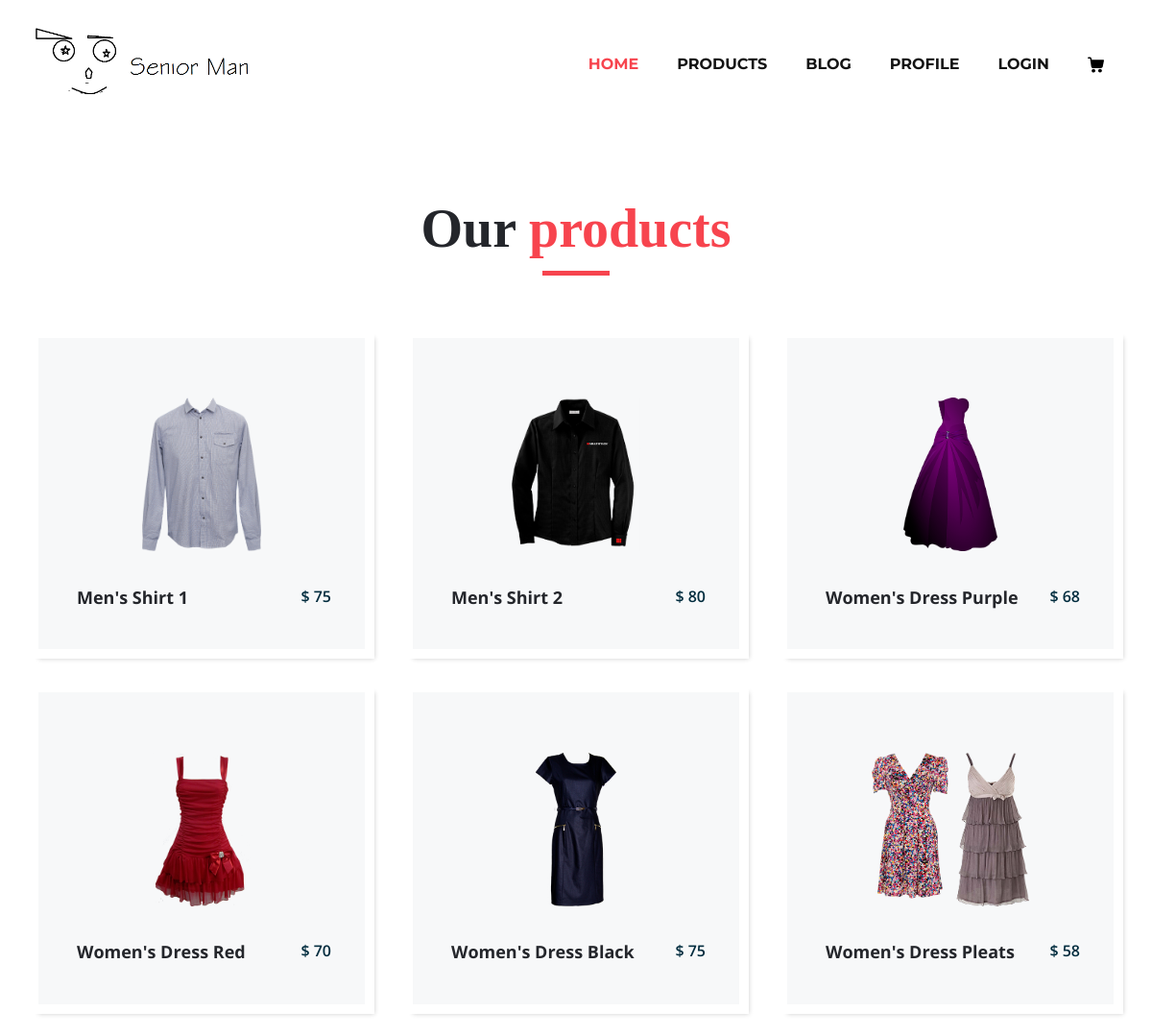
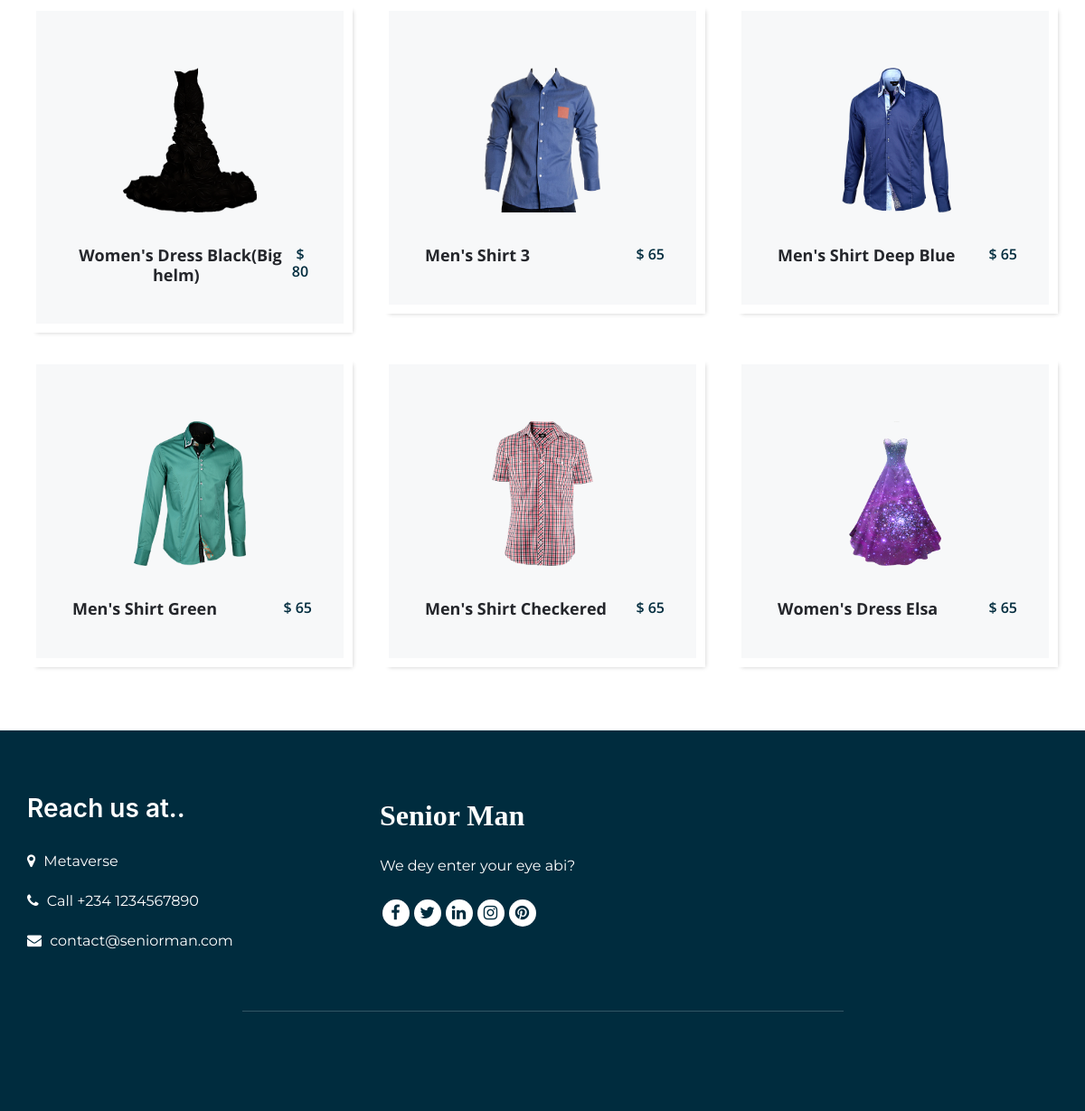
/products.php, run on the app's committed database (2 pictures, top to bottom).
### tables this page shows
CREATE TABLE `products` (
  `id` int(11) NOT NULL,
  `name` varchar(100) NOT NULL,
  `image` varchar(100) NOT NULL,
  `price` float NOT NULL
);

### products.php (the view, shortened to what this page needs)
<!DOCTYPE html>
<html lang="en">
<head>
    <link rel="stylesheet" href="assets/css/vendor/vendor.min.css">
    <link rel="stylesheet" href="assets/css/plugins/plugins.min.css">
    <link rel="stylesheet" href="assets/css/style.min.css">
    <link rel="stylesheet" type="text/css" href="css/bootstrap.css" />
    <link href="./assets/css/prostyle/font-awesome.min.css" rel="stylesheet" />
    <link href="./assets/css/prostyle/style.css" rel="stylesheet" />
    <link href="./assets/css/prostyle/responsive.css" rel="stylesheet" />
        <?php include "./includes/header.php"?>
</head>
<body>
    <section class="product_section layout_padding">
        <div class="container">
            <div class="heading_container heading_center">
                <h2>
                    Our <span>products</span>
                </h2>
            </div>
            <div class="row">
                <?php
                require_once("./config/Dbase.php");
                $query =    'SELECT *
                            FROM products
                            ORDER by id ASC';
                $result = $conn->query($query);
                if ($result) :
                    if (mysqli_num_rows($result) > 0) :
                        while ($product = $result->fetch_assoc()) :
                ?>
                            <div class="col-sm-6 col-md-4 col-lg-4">
                                <div class="box">
                                    <div class="img-box">
                                        <img src="./assets/picshur/<?php echo $product['image']; ?>" alt="">
                                    </div>
                                    <div class="detail-box">
                                        <h5 style="padding-left:5px">
                                            <?php echo $product['name']; ?> &nbsp;
                                        </h5>
                                        <h6>
                                            $ <?php echo $product['price']; ?>
                                        </h6>
                                    </div>
                                </div>
                            </div>
                <?php
                        endwhile;
                    endif;
                endif;
                ?>
            </div>
        </div>
    </section>
                 <?php include "./includes/footer.php"?>
</body>
</html>

### includes/header.php (shortened to what this page needs)
<header class="header_section">
    <div class="container">
        <nav class="navbar navbar-expand-lg custom_nav-container ">
            <a class="navbar-brand" href="index.html"><img width="250" src="../assets/picshur/logo.png" alt="#" /></a>
            <div class="collapse navbar-collapse" id="navbarSupportedContent">
                <ul class="navbar-nav">
                    <li class="nav-item active">
                        <a class="nav-link" href="index.php">Home <span class="sr-only">(current)</span></a>
                    </li>
                    <li class="nav-item">
                        <a class="nav-link" href="products.php">Products</a>
                    </li>
                    <li class="nav-item">
                        <a class="nav-link" href="blog_list.html">Blog</a>
                    </li>
                    <li class="nav-item">
                        <a class="nav-link" href="profile.php">Profile</a>
                    </li>
                    <?php
                    if(!isset($_SESSION['loggedIn'])):
                    ?>
                    <li class="nav-item">
                        <a class="nav-link" href="../onboarding/login.php">login</a>
                    </li>
                    <?php endif;?>
                    <li class="nav-item">
                        <a class="nav-link" href="#">
                        </a>
                    </li>
                </ul>
            </div>
        </nav>
    </div>
</header>

### includes/footer.php
<footer class="footer_section">
    <div class="container">
        <div class="row">
            <div class="col-md-4 footer-col">
                <div class="footer_contact">
                    <h4 Style="font-family: -apple-system, BlinkMacSystemFont, 'Segoe UI', Roboto, Oxygen, Ubuntu, Cantarell, 'Open Sans', 'Helvetica Neue', sans-serif; color:white;">
                        Reach us at..
                    </h4>
                    <div class="contact_link_box">
                        <a href="">
                            <i class="fa fa-map-marker" aria-hidden="true"></i>
                            <span>
                                Metaverse
                            </span>
                        </a>
                        <a href="">
                            <i class="fa fa-phone" aria-hidden="true"></i>
                            <span>
                                Call +234 1234567890
                            </span>
                        </a>
                        <a href="">
                            <i class="fa fa-envelope" aria-hidden="true"></i>
                            <span>
                                contact@seniorman.com
                            </span>
                        </a>
                    </div>
                </div>
            </div>
            <div class="col-md-4 footer-col">
                <div class="footer_detail">
                    <a href="index.html" class="footer-logo">
                        Senior Man
                    </a>
                    <p>
                        We dey enter your eye abi?
                    </p>
                    <div class="footer_social">
                        <a href="">
                            <i class="fa fa-facebook" aria-hidden="true"></i>
                        </a>
                        <a href="">
                            <i class="fa fa-twitter" aria-hidden="true"></i>
                        </a>
                        <a href="">
                            <i class="fa fa-linkedin" aria-hidden="true"></i>
                        </a>
                        <a href="">
                            <i class="fa fa-instagram" aria-hidden="true"></i>
                        </a>
                        <a href="">
                            <i class="fa fa-pinterest" aria-hidden="true"></i>
                        </a>
                    </div>
                </div>
            </div>
            <div class="col-md-4 footer-col">
                <div class="map_container">
                    <div class="map">
                        <div id="googleMap"></div>
                    </div>
                </div>
            </div>
        </div>
        <div class="footer-info">
            <div class="col-lg-7 mx-auto px-0">
                <p>
                </p>
            </div>
        </div>
    </div>
</footer>

### assets/css/prostyle/responsive.css (style rules this page uses)
@media (min-width: 1200px) { .container { max-width: 1170px; } }

### data on the page
products: image (picture), name "Men's Shirt 1", price "75"
products: image (picture), name "Men's Shirt 2", price "80"
products: image (picture), name "Women's Dress Purple", price "68"
products: image (picture), name "Women's Dress Red", price "70"
products: image (picture), name "Women's Dress Black", price "75"
products: image (picture), name "Women's Dress Pleats", price "58"
products: image (picture), name "Women's Dress Black(Big helm)", price "80"
products: image (picture), name "Men's Shirt 3", price "65"
products: image (picture), name "Men's Shirt Deep Blue", price "65"
products: image (picture), name "Men's Shirt Green", price "65"
products: image (picture), name "Men's Shirt Checkered", price "65"
products: image (picture), name "Women's Dress Elsa", price "65"
